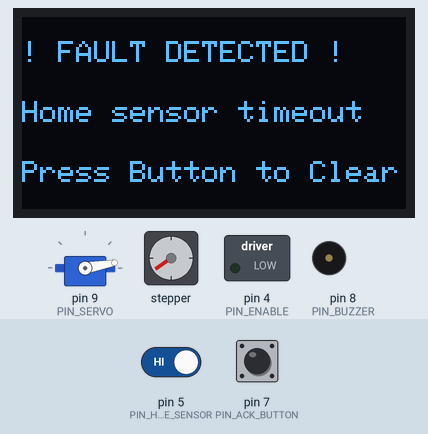
Simulated run of this sketch. Board: Arduino Uno, built with avr-gcc and run on an emulated ATmega328P. Parts: 128×64 one-colour display, servo, stepper motor, switched loads named in the sketch (green lamp = pin HIGH), buzzer (waves = sounding, pin HIGH). Inputs (shaded band) come from the test bench; at power-on: pin 7 (PIN_ACK_BUTTON) HIGH, pin 5 (PIN_HOME_SENSOR) HIGH. Stepper angles assume 200 steps per turn; what the sketch prints to the serial monitor is not drawn.

Above: at 14.0 s.
14.1 s: pin 7 (PIN_ACK_BUTTON) pulled LOW for 0.15 s
At 14.67 s:
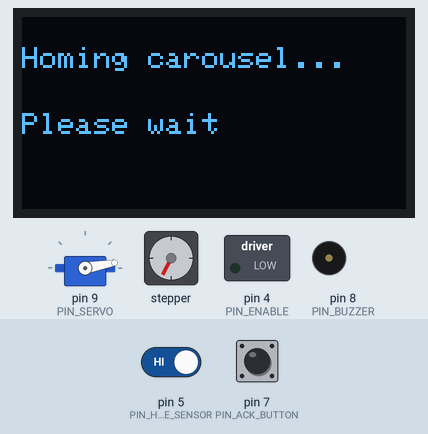
At 15.27 s:
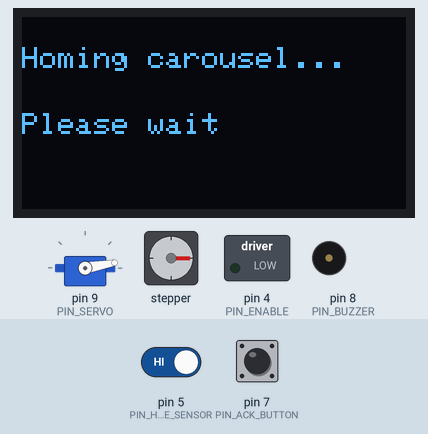
15.8 s: pin 5 (PIN_HOME_SENSOR) driven LOW
At 17.2 s:
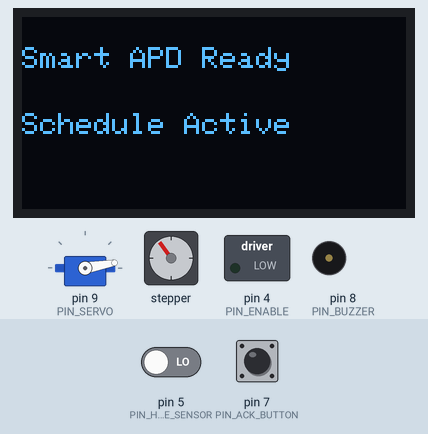
Timing chart, 0 to 18.8 s (numbered marks = the images above; inputs shaded):
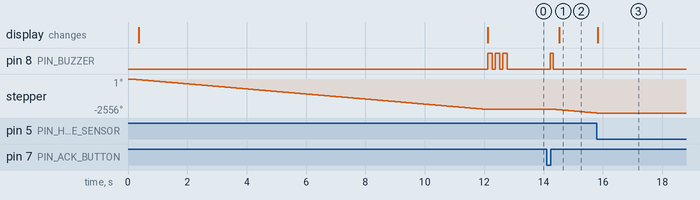

Measured:
- after the input at 14.1 s, pin 8 (PIN_BUZZER): LOW → HIGH after 0.12 s, → LOW 0.10 s later; stepper: keeps turning counter-clockwise at about 194°/s, starting after 0.30 s; the display: changes after 0.42 s (image 1)
- after the input at 15.8 s, stepper: stops changing and stays -2556°; the display: changes at once (image 3)

The sketch:

smart_apd_uno.ino
```cpp
/*
 * Smart APD — Automated Pill Dispenser (Arduino Uno ATmega328P Edition)
 * PT 331 · Major Project
 *
 * Designed specifically for Arduino Uno (uses standard <Servo.h>, <EEPROM.h>,
 * and SRAM-saving F() macros for ATmega328P 2KB RAM stability with SSD1306).
 *
 * Arduino Uno Pinout:
 *   - A4: I2C SDA (OLED SSD1306 + DS3231 RTC)
 *   - A5: I2C SCL (OLED SSD1306 + DS3231 RTC)
 *   - D2: Stepper STEP (A4988)
 *   - D3: Stepper DIR (A4988)
 *   - D4: Stepper ENABLE (A4988 - Active LOW)
 *   - D5: Home Position Sensor (IR / Optical limit)
 *   - D6: Chute / Passage Sensor (IR obstacle beam)
 *   - D7: Acknowledge Pushbutton (to GND, internal pull-up)
 *   - D8: Active Buzzer
 *   - D9: Gate Servo Signal (PWM)
 */

#include <AccelStepper.h>
#include <Adafruit_GFX.h>
#include <Adafruit_SSD1306.h>
#include <EEPROM.h>
#include <RTClib.h>
#include <Servo.h>
#include <Wire.h>

// ================= Pin Configuration for Arduino Uno =================
const int PIN_STEP = 2;
const int PIN_DIR = 3;
const int PIN_ENABLE = 4; // A4988 ENABLE (LOW = Driver enabled)
const int PIN_HOME_SENSOR = 5;
const int PIN_PASSAGE_SENSOR = 6;
const int PIN_ACK_BUTTON = 7;
const int PIN_BUZZER = 8;
const int PIN_SERVO = 9;

// ================= OLED Configuration =================
#define SCREEN_WIDTH 128
#define SCREEN_HEIGHT 64
#define OLED_RESET -1
#define OLED_I2C_ADDRESS 0x3C
Adafruit_SSD1306 display(SCREEN_WIDTH, SCREEN_HEIGHT, &Wire, OLED_RESET);

// ================= Hardware Instances =================
RTC_DS3231 rtc;
AccelStepper stepper(AccelStepper::DRIVER, PIN_STEP, PIN_DIR);
Servo gate;

// ================= Parameters & Calibration =================
const int SENSOR_ACTIVE_LEVEL =
    LOW; // Most IR modules output LOW when obstacle detected
const long MOTOR_FULL_STEPS_PER_REV = 200;
const int CAROUSEL_SLOT_COUNT = 8;
const long STEPS_PER_SLOT =
    MOTOR_FULL_STEPS_PER_REV / CAROUSEL_SLOT_COUNT; // 25 steps per slot

const float MOTOR_MAX_SPEED = 400.0;
const float MOTOR_ACCELERATION = 200.0;
const float HOMING_SPEED = -120.0;
const unsigned long HOMING_TIMEOUT_MS = 12000;

const int GATE_CLOSED_DEGREES = 10;
const int GATE_OPEN_DEGREES = 90;
const unsigned long GATE_SETTLE_MS = 500;
const unsigned long PASSAGE_TIMEOUT_MS = 4000;

// Demonstration Schedule (Slots 0 to 7)
// Modify these demonstration times to test specific dose triggers:
struct DoseSchedule {
  uint8_t hour;
  uint8_t minute;
  uint8_t slot;
};

const DoseSchedule DOSE_SCHEDULE[] = {
    {8, 0, 0},  // Morning dose - Slot 0
    {12, 0, 1}, // Afternoon dose - Slot 1
    {18, 0, 2}, // Evening dose - Slot 2
    {21, 0, 3}  // Night dose - Slot 3
};
const size_t DOSE_SCHEDULE_COUNT =
    sizeof(DOSE_SCHEDULE) / sizeof(DOSE_SCHEDULE[0]);

// ================= System State =================
bool rtcReady = false;
bool oledReady = false;
bool systemReady = false;
bool faultLatched = false;
uint8_t lastDispensedHour = 255;
uint8_t lastDispensedMinute = 255;

// ================= Helper Functions =================
void showStatus(const __FlashStringHelper *title, const char *detail = "") {
  Serial.print(F("[STATUS] "));
  Serial.print(title);
  if (detail && detail[0] != '\0') {
    Serial.print(F(" | "));
    Serial.print(detail);
  }
  Serial.println();

  if (!oledReady)
    return;
  display.clearDisplay();
  display.setTextSize(1);
  display.setTextColor(SSD1306_WHITE);
  display.setCursor(0, 10);
  display.println(title);
  display.setCursor(0, 32);
  display.println(detail);
  display.display();
}

void buzzerBeep(unsigned int durationMs = 200) {
  digitalWrite(PIN_BUZZER, HIGH);
  delay(durationMs);
  digitalWrite(PIN_BUZZER, LOW);
}

void alertUser(const __FlashStringHelper *message) {
  faultLatched = true;
  Serial.print(F("[ALERT] "));
  Serial.println(message);

  if (oledReady) {
    display.clearDisplay();
    display.setTextSize(1);
    display.setTextColor(SSD1306_WHITE);
    display.setCursor(0, 8);
    display.println(F("! FAULT DETECTED !"));
    display.setCursor(0, 28);
    display.println(message);
    display.setCursor(0, 48);
    display.println(F("Press Button to Clear"));
    display.display();
  }

  for (int i = 0; i < 3; ++i) {
    buzzerBeep(150);
    delay(100);
  }
}

bool homeCarousel() {
  showStatus(F("Homing carousel..."), "Please wait");

  if (digitalRead(PIN_HOME_SENSOR) == SENSOR_ACTIVE_LEVEL) {
    stepper.setCurrentPosition(0);
    return true;
  }

  stepper.setSpeed(HOMING_SPEED);
  unsigned long started = millis();

  while (digitalRead(PIN_HOME_SENSOR) != SENSOR_ACTIVE_LEVEL &&
         (millis() - started < HOMING_TIMEOUT_MS)) {
    stepper.runSpeed();
    delay(1);
  }

  if (digitalRead(PIN_HOME_SENSOR) != SENSOR_ACTIVE_LEVEL) {
    stepper.stop();
    alertUser(F("Home sensor timeout"));
    return false;
  }

  stepper.setCurrentPosition(0);
  return true;
}

bool moveToSlot(uint8_t slot) {
  if (slot >= CAROUSEL_SLOT_COUNT) {
    alertUser(F("Invalid slot index"));
    return false;
  }

  if (!homeCarousel())
    return false;

  const long target = (long)slot * STEPS_PER_SLOT;
  stepper.moveTo(target);

  char buf[16];
  snprintf(buf, sizeof(buf), "Slot %u", slot);
  showStatus(F("Moving to slot"), buf);

  unsigned long started = millis();
  while (stepper.distanceToGo() != 0) {
    stepper.run();
    if (millis() - started > 15000UL) {
      stepper.stop();
      alertUser(F("Motor timeout"));
      return false;
    }
    delay(1);
  }
  return true;
}

bool passageSensorClear() {
  return digitalRead(PIN_PASSAGE_SENSOR) != SENSOR_ACTIVE_LEVEL;
}

bool dispenseSlot(uint8_t slot) {
  if (!systemReady || faultLatched)
    return false;
  if (!moveToSlot(slot))
    return false;

  if (!passageSensorClear()) {
    alertUser(F("Chute blocked!"));
    return false;
  }

  showStatus(F("Gate opening..."), "Dispensing dose");
  gate.write(GATE_OPEN_DEGREES);
  delay(GATE_SETTLE_MS);

  unsigned long started = millis();
  bool passageDetected = false;

  while (millis() - started < PASSAGE_TIMEOUT_MS) {
    if (digitalRead(PIN_PASSAGE_SENSOR) == SENSOR_ACTIVE_LEVEL) {
      passageDetected = true;
      break;
    }
    delay(5);
  }

  gate.write(GATE_CLOSED_DEGREES);
  delay(300);

  if (!passageDetected) {
    alertUser(F("No passage detected"));
    return false;
  }

  showStatus(F("Passage detected!"), "Dose dispensed OK");
  buzzerBeep(250);
  return true;
}

void checkSchedule() {
  if (!rtcReady || !systemReady || faultLatched)
    return;

  DateTime now = rtc.now();
  for (size_t i = 0; i < DOSE_SCHEDULE_COUNT; ++i) {
    const DoseSchedule &event = DOSE_SCHEDULE[i];
    if (now.hour() == event.hour && now.minute() == event.minute) {
      if (lastDispensedHour == now.hour() &&
          lastDispensedMinute == now.minute()) {
        continue; // Already serviced this minute
      }

      lastDispensedHour = now.hour();
      lastDispensedMinute = now.minute();

      const bool success = dispenseSlot(event.slot);

      // JSON Telemetry for Backend / Serial monitor
      Serial.print(F("{\"event\":\"scheduled_dispense\",\"slot\":"));
      Serial.print(event.slot);
      Serial.print(F(",\"passage_detected\":"));
      Serial.print(success ? F("true") : F("false"));
      Serial.println(F(",\"review_required\":true}"));

      if (success) {
        showStatus(F("Dose Dispensed"), "Record updated");
      } else {
        showStatus(F("Dose Failed"), "Review required");
      }
    }
  }
}

// ================= Setup =================
void setup() {
  Serial.begin(115200);
  Serial.println(F("\n--- Smart APD Starting (Arduino Uno) ---"));

  pinMode(PIN_ENABLE, OUTPUT);
  digitalWrite(PIN_ENABLE, LOW); // A4988 enabled (Active LOW)

  pinMode(PIN_HOME_SENSOR, INPUT_PULLUP);
  pinMode(PIN_PASSAGE_SENSOR, INPUT_PULLUP);
  pinMode(PIN_ACK_BUTTON, INPUT_PULLUP);
  pinMode(PIN_BUZZER, OUTPUT);
  digitalWrite(PIN_BUZZER, LOW);

  Wire.begin();

  oledReady = display.begin(SSD1306_SWITCHCAPVCC, OLED_I2C_ADDRESS);
  if (oledReady) {
    display.clearDisplay();
    display.setTextSize(1);
    display.setTextColor(SSD1306_WHITE);
    display.setCursor(0, 16);
    display.println(F("Smart APD Initializing"));
    display.display();
  }

  gate.attach(PIN_SERVO);
  gate.write(GATE_CLOSED_DEGREES);

  stepper.setMaxSpeed(MOTOR_MAX_SPEED);
  stepper.setAcceleration(MOTOR_ACCELERATION);

  rtcReady = rtc.begin();
  if (!rtcReady) {
    alertUser(F("RTC not detected!"));
    return;
  }

  if (rtc.lostPower()) {
    Serial.println(F("[RTC] Lost power; adjusting RTC to compile time."));
    rtc.adjust(DateTime(F(__DATE__), F(__TIME__)));
  }

  if (!homeCarousel()) {
    return;
  }

  systemReady = true;
  showStatus(F("Smart APD Ready"), "Schedule Active");
  buzzerBeep(100);
}

// ================= Loop =================
void loop() {
  // Check if acknowledge button is pressed to clear latched faults
  if (faultLatched) {
    if (digitalRead(PIN_ACK_BUTTON) == LOW) {
      delay(50); // Debounce
      if (digitalRead(PIN_ACK_BUTTON) == LOW) {
        faultLatched = false;
        buzzerBeep(100);
        showStatus(F("Fault Cleared"), "Homing carousel...");
        homeCarousel();
        showStatus(F("Smart APD Ready"), "Schedule Active");
      }
    }
    delay(100);
    return;
  }

  checkSchedule();

  // Update OLED with current clock time every second
  static unsigned long lastClockUpdate = 0;
  if (millis() - lastClockUpdate >= 1000) {
    lastClockUpdate = millis();
    if (rtcReady && systemReady) {
      DateTime now = rtc.now();
      char timeStr[16];
      snprintf(timeStr, sizeof(timeStr), "%02d:%02d:%02d", now.hour(),
               now.minute(), now.second());
      showStatus(F("Smart APD"), timeStr);
    }
  }

  // Optional manual test via Serial Monitor: type 'd0', 'd1' ... 'd7' or 'h'
  if (Serial.available()) {
    char cmd = Serial.read();
    if (cmd == 'h') {
      homeCarousel();
    } else if (cmd == 'd') {
      int slot = Serial.parseInt();
      if (slot >= 0 && slot < CAROUSEL_SLOT_COUNT) {
        Serial.print(F("Manual dispense slot "));
        Serial.println(slot);
        dispenseSlot(slot);
      }
    }
  }

  delay(20);
}
```
